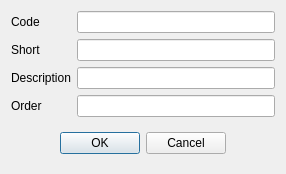
<?xml version="1.0" encoding="UTF-8"?>
<ui version="4.0">
 <class>RERoomCategory</class>
 <widget class="QDialog" name="RERoomCategory">
  <property name="geometry">
   <rect>
    <x>0</x>
    <y>0</y>
    <width>286</width>
    <height>165</height>
   </rect>
  </property>
  <property name="windowTitle">
   <string>Room category</string>
  </property>
  <layout class="QVBoxLayout" name="verticalLayout">
   <item>
    <layout class="QGridLayout" name="gridLayout">
     <item row="2" column="0">
      <widget class="QLabel" name="label_3">
       <property name="text">
        <string>Description</string>
       </property>
      </widget>
     </item>
     <item row="4" column="0" colspan="2">
      <widget class="QWidget" name="widget" native="true">
       <layout class="QHBoxLayout" name="horizontalLayout">
        <item>
         <spacer name="horizontalSpacer">
          <property name="orientation">
           <enum>Qt::Horizontal</enum>
          </property>
          <property name="sizeHint" stdset="0">
           <size>
            <width>37</width>
            <height>20</height>
           </size>
          </property>
         </spacer>
        </item>
        <item>
         <widget class="QPushButton" name="btnOk">
          <property name="text">
           <string>OK</string>
          </property>
         </widget>
        </item>
        <item>
         <widget class="QPushButton" name="btnCancel">
          <property name="text">
           <string>Cancel</string>
          </property>
         </widget>
        </item>
        <item>
         <spacer name="horizontalSpacer_2">
          <property name="orientation">
           <enum>Qt::Horizontal</enum>
          </property>
          <property name="sizeHint" stdset="0">
           <size>
            <width>37</width>
            <height>20</height>
           </size>
          </property>
         </spacer>
        </item>
       </layout>
      </widget>
     </item>
     <item row="1" column="0">
      <widget class="QLabel" name="label_2">
       <property name="text">
        <string>Short</string>
       </property>
      </widget>
     </item>
     <item row="2" column="1">
      <widget class="EQLineEdit" name="leDescription">
       <property name="Field" stdset="0">
        <string>f_description</string>
       </property>
      </widget>
     </item>
     <item row="0" column="1">
      <widget class="EQLineEdit" name="leCode">
       <property name="focusPolicy">
        <enum>Qt::NoFocus</enum>
       </property>
       <property name="readOnly">
        <bool>true</bool>
       </property>
       <property name="PrimaryKey" stdset="0">
        <bool>true</bool>
       </property>
       <property name="Field" stdset="0">
        <string>f_id</string>
       </property>
      </widget>
     </item>
     <item row="1" column="1">
      <widget class="EQLineEdit" name="leShort">
       <property name="Field" stdset="0">
        <string>f_short</string>
       </property>
      </widget>
     </item>
     <item row="0" column="0">
      <widget class="QLabel" name="label">
       <property name="text">
        <string>Code</string>
       </property>
      </widget>
     </item>
     <item row="3" column="0">
      <widget class="QLabel" name="label_4">
       <property name="text">
        <string>Order</string>
       </property>
      </widget>
     </item>
     <item row="3" column="1">
      <widget class="EQLineEdit" name="leOrder">
       <property name="Field" stdset="0">
        <string>f_queue</string>
       </property>
      </widget>
     </item>
    </layout>
   </item>
  </layout>
 </widget>
 <customwidgets>
  <customwidget>
   <class>EQLineEdit</class>
   <extends>QLineEdit</extends>
   <header location="global">eqlineedit.h</header>
  </customwidget>
 </customwidgets>
 <tabstops>
  <tabstop>leShort</tabstop>
  <tabstop>leDescription</tabstop>
  <tabstop>btnOk</tabstop>
  <tabstop>btnCancel</tabstop>
 </tabstops>
 <resources/>
 <connections/>
</ui>
